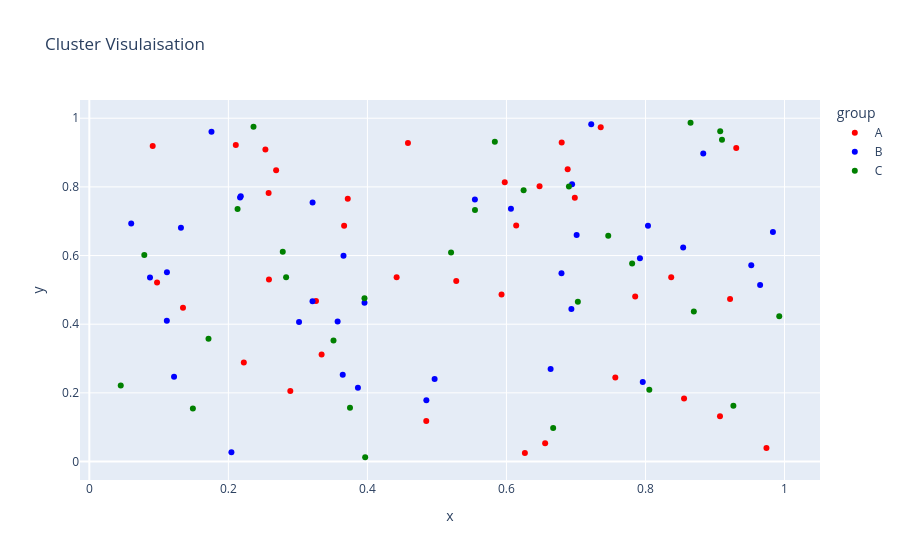

Notebook code cell kept with this figure:
### Code cell
df_cluster=pd.DataFrame({
    "x":np.random.rand(100),
    "y":np.random.rand(100),
    "group":np.random.choice(["A","B","C"],100)
})
print("The dataset is : ")
print(df_cluster)
## creat6ed a dataset and assigned a group to each row randomely

fig=px.scatter(df_cluster,x='x',y="y",color="group",title="Cluster Visulaisation",color_discrete_map={
    "A":"red",
    "B":"blue",
    "C":"Green"

} )

fig.show()

### Figure 1 — Plotly figure (JSON) as saved in the notebook; plotly's stock layout.template omitted (floating-point values rounded to 4 significant figures)
{"data": [{"hovertemplate": "group=A<br>x=%{x}<br>y=%{y}<extra></extra>", "legendgroup": "A", "marker": {"color": "red", "symbol": "circle"}, "mode": "markers", "name": "A", "orientation": "v", "showlegend": true, "type": "scatter", "x": [0.6557, 0.974, 0.9217, 0.8555, 0.6265, 0.2687, 0.4847, 0.3341, 0.7356, 0.2222, 0.7852, 0.5976, 0.5278, 0.2891, 0.09742, 0.4583, 0.837, 0.2584, 0.3717, 0.6881, 0.6983, 0.9305, 0.1347, 0.09116, 0.6476, 0.2107, 0.442, 0.2533, 0.3665, 0.2579, 0.7566, 0.9072, 0.6794, 0.5929, 0.614, 0.326], "xaxis": "x", "y": [0.05294, 0.03913, 0.4734, 0.1834, 0.02468, 0.8483, 0.1178, 0.3114, 0.9734, 0.2884, 0.4804, 0.8136, 0.526, 0.2051, 0.5217, 0.9282, 0.5369, 0.5305, 0.7658, 0.8515, 0.7681, 0.9133, 0.4482, 0.9188, 0.802, 0.9218, 0.5366, 0.9091, 0.6865, 0.7822, 0.2449, 0.1322, 0.9292, 0.4864, 0.6872, 0.4674], "yaxis": "y"}, {"hovertemplate": "group=B<br>x=%{x}<br>y=%{y}<extra></extra>", "legendgroup": "B", "marker": {"color": "blue", "symbol": "circle"}, "mode": "markers", "name": "B", "orientation": "v", "showlegend": true, "type": "scatter", "x": [0.3212, 0.3645, 0.1219, 0.1757, 0.8036, 0.6934, 0.9649, 0.2178, 0.3656, 0.6635, 0.0873, 0.792, 0.3572, 0.6944, 0.4967, 0.3959, 0.1115, 0.1116, 0.06025, 0.9833, 0.6792, 0.3864, 0.722, 0.3211, 0.6065, 0.9522, 0.7961, 0.701, 0.1318, 0.2044, 0.8542, 0.5546, 0.2169, 0.8831, 0.3017, 0.4848], "xaxis": "x", "y": [0.7545, 0.2529, 0.2466, 0.9607, 0.6869, 0.4445, 0.5141, 0.7731, 0.5994, 0.2694, 0.536, 0.5922, 0.408, 0.808, 0.2402, 0.4625, 0.4104, 0.5513, 0.6931, 0.6682, 0.5482, 0.2148, 0.9827, 0.4667, 0.7362, 0.5721, 0.232, 0.6598, 0.6813, 0.02665, 0.6236, 0.7634, 0.7693, 0.8974, 0.4063, 0.1781], "yaxis": "y"}, {"hovertemplate": "group=C<br>x=%{x}<br>y=%{y}<extra></extra>", "legendgroup": "C", "marker": {"color": "Green", "symbol": "circle"}, "mode": "markers", "name": "C", "orientation": "v", "showlegend": true, "type": "scatter", "x": [0.6899, 0.1714, 0.3958, 0.5833, 0.7027, 0.149, 0.6247, 0.2132, 0.3968, 0.8055, 0.0452, 0.8695, 0.2782, 0.8648, 0.2831, 0.3512, 0.7808, 0.2362, 0.07906, 0.9264, 0.6672, 0.5547, 0.9924, 0.7464, 0.5203, 0.3749, 0.91, 0.9075], "xaxis": "x", "y": [0.8013, 0.3578, 0.4753, 0.9318, 0.4653, 0.1542, 0.7903, 0.7358, 0.01242, 0.209, 0.2216, 0.4367, 0.6113, 0.9868, 0.5368, 0.3522, 0.577, 0.9753, 0.6019, 0.1622, 0.09798, 0.733, 0.4232, 0.6578, 0.6086, 0.1569, 0.9376, 0.962], "yaxis": "y"}], "layout": {"legend": {"title": {"text": "group"}, "tracegroupgap": 0}, "title": {"text": "Cluster Visulaisation"}, "xaxis": {"anchor": "y", "domain": [0, 1], "title": {"text": "x"}}, "yaxis": {"anchor": "x", "domain": [0, 1], "title": {"text": "y"}}}}
